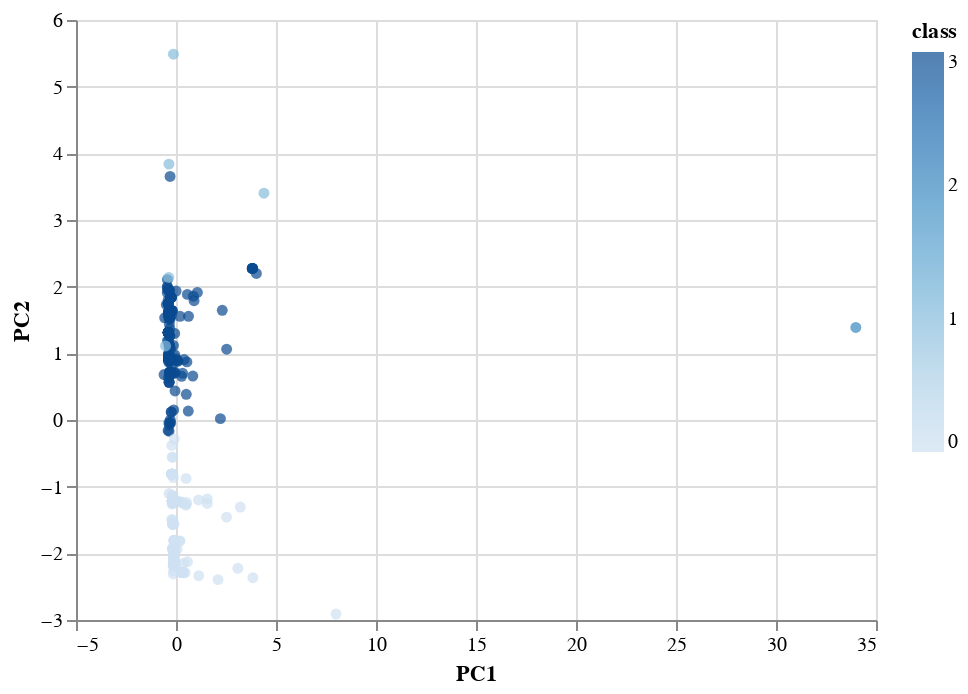

The code cell stored with this chart in its notebook:
### Markdown cell above
#### Scatter Plot with Tradable Cryptocurrencies

### Code cell
# Use the altair scatter plot to visualize the clusters. Since this is a 2D-Scatter, use x="PC 1" and y="PC 2" for the axes, 
# and add the following columns as tool tips: "CoinName", "Algorithm", "TotalCoinsMined", "TotalCoinSupply".
alt.Chart(clustered_df).mark_circle(size=30).encode(
    x='PC1',
    y='PC2',
    color='class',
    tooltip=["CoinName", "Algorithm", "TotalCoinsMined", "TotalCoinSupply"]
).interactive()

### Figure 1 — Vega-Lite specification as saved in the notebook (floating-point values rounded to 4 significant figures; data arrays with more than 128 entries replaced by an {"elided": "..."} marker saying what was removed)
{"config": {"view": {"continuousWidth": 400, "continuousHeight": 300}}, "data": {"name": "data-4acacf6602f757a4e2fff36ab918bac8"}, "mark": {"type": "circle", "size": 30}, "encoding": {"color": {"field": "class", "type": "quantitative"}, "tooltip": [{"field": "CoinName", "type": "nominal"}, {"field": "Algorithm", "type": "nominal"}, {"field": "TotalCoinsMined", "type": "quantitative"}, {"field": "TotalCoinSupply", "type": "quantitative"}], "x": {"field": "PC1", "type": "quantitative"}, "y": {"field": "PC2", "type": "quantitative"}}, "selection": {"selector018": {"type": "interval", "bind": "scales", "encodings": ["x", "y"]}}, "$schema": "https://vega.github.io/schema/vega-lite/v4.17.0.json", "datasets": {"data-4acacf6602f757a4e2fff36ab918bac8": {"elided": "532 records"}}}
